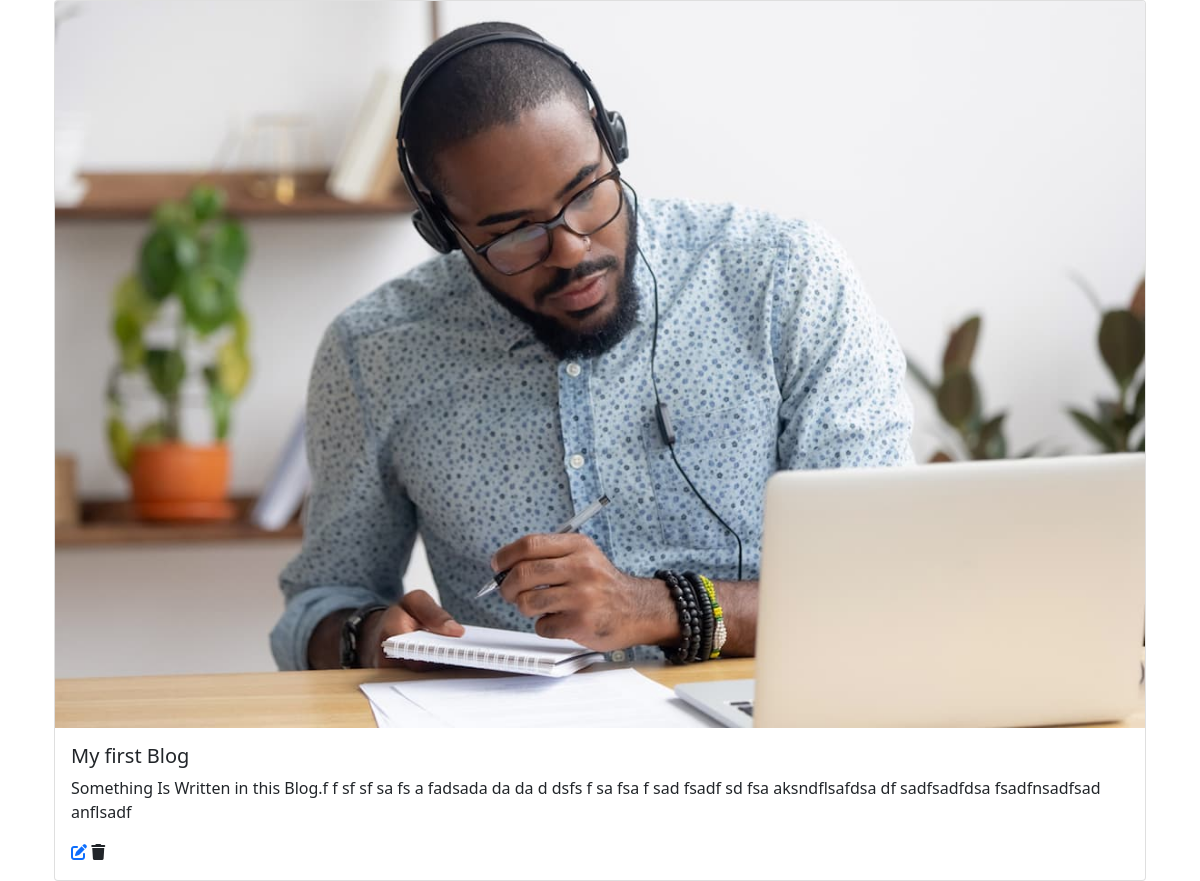
/blogs/my-first-blog-2, run on the app's committed database.
### blogs/models.py (models this page shows, shortened)
class Blog(models.Model):
    title = models.CharField(max_length=1083)
    slug = models.CharField(max_length=1100)
    description = models.TextField(blank=True, null=True)
    date = models.DateTimeField(auto_now_add=True)
    image = models.ImageField(upload_to='images/', null=True)
    def __str__(self):
        return self.title

### blogs/views.py (the view)
# urls.py: path('<slug>', views.blog_detail, name='blog_detail'),
def blog_detail(request, *args, **kwargs):
    blog = Blog.objects.get(slug=kwargs.get("slug"))
    print(blog)
    return render(request, 'blog_detail.html', {'blog': blog})

### templates/blog_detail.html
{% extends 'base.html' %}
{% block content %}
<div class="col">
    <div class="card">
      <img src="{{ blog.image.url }}" class="card-img-top" alt="...">
      <div class="card-body">
          <h5 class="card-title">{{blog.title}}</h5>
        <p class="card-text">{{blog.description}}</p>
          <a href="{% url 'update_blog' blog.slug %}"><i class="fa-solid fa-pen-to-square"></i></a>
          <a onclick="delete()"><i class="fa-sharp fa-solid fa-trash"></i></a>
      </div>
    </div>
  </div>
{% endblock %}

### data on the page
Blog: image (picture), title "My first Blog", description "Something Is Written in this Blog.f f sf sf sa fs a fadsada da da d dsfs f sa fsa f sad fsadf sd fsa aksndflsafdsa df sadfsadfdsa fsadfnsadfsad anflsadf"
